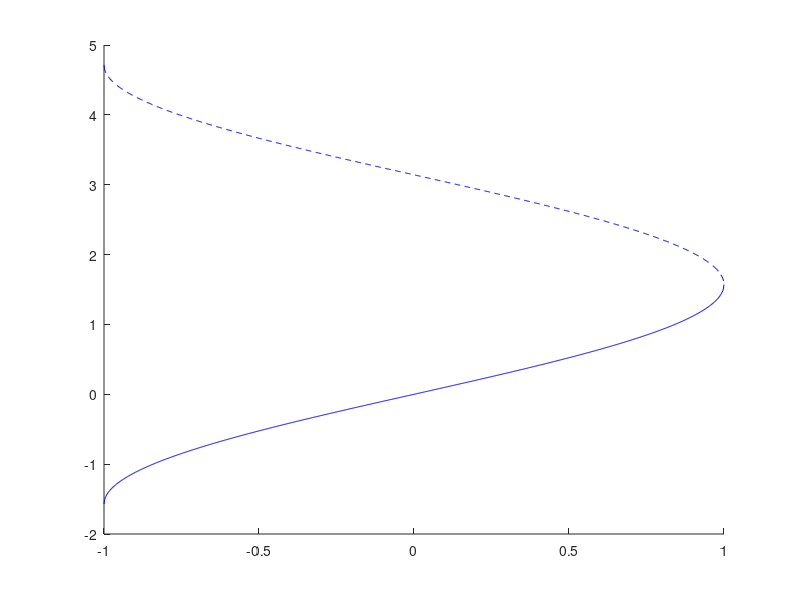

Here is the MATLAB script that generated this plot: (Note: this script raises an error after producing the figure.)
% code to create a bifurcation diagram for the original firefly model

%% analytical
muspan = linspace(-1,1,1000);
stable = asin(muspan);
unstable = pi - asin(muspan);
figure
hold on
plot(muspan, stable, '-b')
plot(muspan, unstable, '--b')
xline(0)
yline(0)
%yline(pi)
%yline(pi/2)
ylim([-pi/2, 3*pi/2])
xlabel('\mu')
ylabel('\phi^*')
set(gca, 'FontSize', 16)

%% numerical - don't run this; incomplete and I don't rlly know if it will work

% N = 10;   % number of "equilibria" to save per 'a' value
% M = 100; % number of different 'a'-values to try (resolution in diagram)
% 
% % initialize bifurcation diagram plotting data
% range = linspace(0,1,M);  % x-axis, values of 'a' to choose from
% equila = zeros(N,M);       % y-axis, long term behavior per 'a' value
% equill = zeros(N,M);
% equilp = zeros(N,M);
% % parameters (choose 'a' as the bifurcation parameter, do not define 'a')
% cel = 0.012;
% cea = 0.009;
% cpa = 0.004;
% mul = 0.267;
% mup = 0;
% mua = 0.0036; %0.97; %1; %0.95; %0.7; %0.6; %0; %0.0036;
% b = 7.48;
% 
% for i = 1:M      % iterate over all the different values of 'a'
%     a = range(i);        % pick value of 'a' for this iteration
% 
%     y = zeros(3, 10000);  % re-initialize population matrix
%     y(1, 1) = 250;        % moth initial condition
%     y(2, 1) = 5;         % ragwort plant biomass initial condition
%     y(3, 1) = 100;
% 
%     ode45(fireflyodes, )
